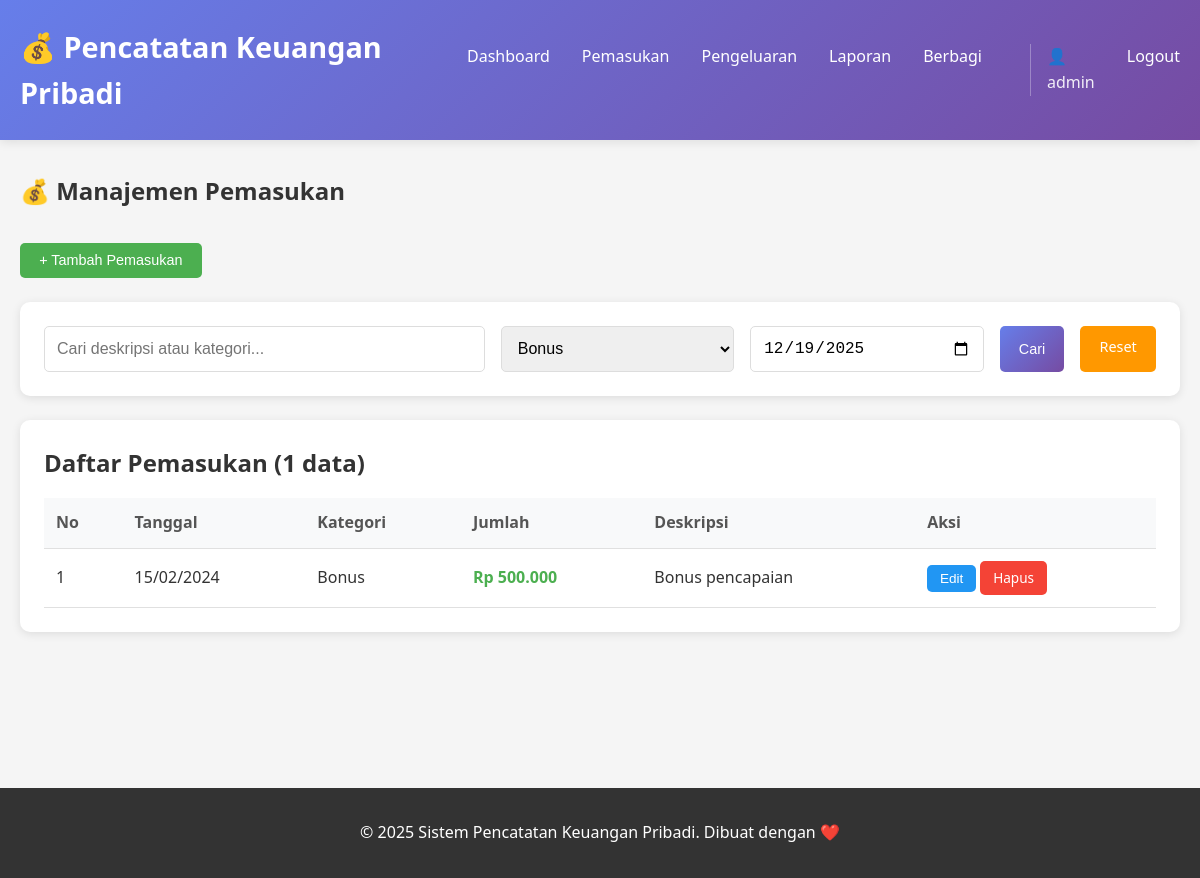
Page /pages/pemasukan.php?kategori_id=2 (signed in) on the committed database.
### tables this page shows
CREATE TABLE IF NOT EXISTS pemasukan (
    id INT AUTO_INCREMENT PRIMARY KEY,
    kategori_id INT NOT NULL,
    tanggal DATE NOT NULL,
    jumlah DECIMAL(15,2) NOT NULL,
    deskripsi TEXT,
    created_at TIMESTAMP DEFAULT CURRENT_TIMESTAMP,
    updated_at TIMESTAMP DEFAULT CURRENT_TIMESTAMP ON UPDATE CURRENT_TIMESTAMP,
    FOREIGN KEY (kategori_id) REFERENCES kategori_pemasukan(id) ON DELETE RESTRICT
);

CREATE TABLE IF NOT EXISTS kategori_pemasukan (
    id INT AUTO_INCREMENT PRIMARY KEY,
    nama_kategori VARCHAR(100) NOT NULL,
    deskripsi TEXT,
    created_at TIMESTAMP DEFAULT CURRENT_TIMESTAMP,
    updated_at TIMESTAMP DEFAULT CURRENT_TIMESTAMP ON UPDATE CURRENT_TIMESTAMP
);

### pages/pemasukan.php (the view, shortened to what this page needs)
<?php
require_once __DIR__ . '/../config/koneksi.php';
require_once __DIR__ . '/../includes/header.php';
$sql_kategori = "SELECT * FROM kategori_pemasukan ORDER BY nama_kategori";
$result_kategori = $conn->query($sql_kategori);
$limit = 10;
$page = isset($_GET['page']) ? (int)$_GET['page'] : 1;
$offset = ($page - 1) * $limit;
$search = isset($_GET['search']) ? $_GET['search'] : '';
$kategori_id = isset($_GET['kategori_id']) ? $_GET['kategori_id'] : '';
$tanggal_filter = isset($_GET['tanggal']) ? $_GET['tanggal'] : '';
$where_clause = "WHERE 1=1";
$params = [];
$types = "";
if ($kategori_id) {
    $where_clause .= " AND p.kategori_id = ?";
    $params[] = $kategori_id;
    $types .= "i";
}
$sql = "SELECT p.*, k.nama_kategori
        FROM pemasukan p
        LEFT JOIN kategori_pemasukan k ON p.kategori_id = k.id
        $where_clause
        ORDER BY p.tanggal DESC, p.id DESC
        LIMIT ? OFFSET ?";
$params[] = $limit;
$params[] = $offset;
$types .= "ii";
$stmt = $conn->prepare($sql);
if (!empty($params)) {
    $stmt->bind_param($types, ...$params);
}
$stmt->execute();
$result = $stmt->get_result();
$sql_count = "SELECT COUNT(*) as total FROM pemasukan p $where_clause";
$params_count = array_slice($params, 0, -2);
$types_count = substr($types, 0, -2);
$stmt_count = $conn->prepare($sql_count);
if (!empty($params_count)) {
    $stmt_count->bind_param($types_count, ...$params_count);
}
$stmt_count->execute();
$total_data = $stmt_count->get_result()->fetch_assoc()['total'];
?>
<div class="container">
    <h2 style="margin-bottom: 2rem;">💰 Manajemen Pemasukan</h2>
    <div style="margin-bottom: 1.5rem;">
        <button class="btn btn-success" onclick="showAddForm()">+ Tambah Pemasukan</button>
    </div>
    <div class="search-filter">
        <form method="GET" style="display: flex; gap: 1rem; width: 100%;">
            <input type="text" name="search" placeholder="Cari deskripsi atau kategori..." value="<?php echo htmlspecialchars($search); ?>" style="flex: 2;">
            <select name="kategori_id" style="flex: 1;">
                <?php
                $result_kategori->data_seek(0);
                while($kategori = $result_kategori->fetch_assoc()): ?>
                    <option value="<?php echo $kategori['id']; ?>" <?php echo $kategori_id == $kategori['id'] ? 'selected' : ''; ?>>
                        <?php echo htmlspecialchars($kategori['nama_kategori']); ?>
                    </option>
                <?php endwhile; ?>
            </select>
            <input type="date" name="tanggal" value="<?php echo htmlspecialchars($tanggal_filter); ?>" style="flex: 1;">
            <button type="submit" class="btn btn-primary">Cari</button>
            <a href="pemasukan.php" class="btn btn-warning">Reset</a>
        </form>
    </div>
    <div class="table-container">
        <div class="table-header">
            <h3 class="table-title">Daftar Pemasukan (<?php echo number_format($total_data); ?> data)</h3>
        </div>
        <table>
            <thead>
                <tr>
                    <th>No</th>
                    <th>Tanggal</th>
                    <th>Kategori</th>
                    <th>Jumlah</th>
                    <th>Deskripsi</th>
                    <th>Aksi</th>
                </tr>
            </thead>
            <tbody>
                <?php if ($result->num_rows > 0): ?>
                    <?php
                    $no = $offset + 1;
                    while($row = $result->fetch_assoc()):
                    ?>
                        <tr>
                            <td><?php echo $no++; ?></td>
                            <td><?php echo date('d/m/Y', strtotime($row['tanggal'])); ?></td>
                            <td><?php echo htmlspecialchars($row['nama_kategori']); ?></td>
                            <td style="color: #4CAF50; font-weight: bold;">
                                Rp <?php echo number_format($row['jumlah'], 0, ',', '.'); ?>
                            </td>
                            <td><?php echo htmlspecialchars($row['deskripsi']); ?></td>
                            <td>
                                <button class="btn btn-info btn-sm" onclick="editData(<?php echo htmlspecialchars(json_encode($row)); ?>)">Edit</button>
                                <a href="process_pemasukan.php?action=hapus&id=<?php echo $row['id']; ?>"
                                   class="btn btn-danger btn-sm"
                                   onclick="return confirmDelete('Apakah Anda yakin ingin menghapus pemasukan ini?')">Hapus</a>
                            </td>
                        </tr>
                    <?php endwhile; ?>
                <?php endif; ?>
            </tbody>
        </table>
    </div>
</div>
<?php
require_once __DIR__ . '/../includes/footer.php';
?>

### assets/css/style.css (style rules this page uses)
* { margin: 0; padding: 0; box-sizing: border-box; }
body { font-family: 'Segoe UI', Tahoma, Geneva, Verdana, sans-serif; line-height: 1.6; color: #333; background-color: #f5f5f5; }
.container { max-width: 1200px; margin: 0 auto; padding: 0 20px; }
.table-container { background: white; border-radius: 10px; padding: 1.5rem; box-shadow: 0 2px 10px rgba(0,0,0,0.1); }
.table-header { display: flex; justify-content: space-between; align-items: center; margin-bottom: 1rem; }
.table-title { font-size: 1.5rem; font-weight: bold; color: #333; }
table { width: 100%; border-collapse: collapse; margin-top: 1rem; }
table th, table td { padding: 0.75rem; text-align: left; border-bottom: 1px solid #e0e0e0; }
table th { background-color: #f8f9fa; font-weight: 600; color: #555; }
.btn { display: inline-block; padding: 0.6rem 1.2rem; border: none; border-radius: 5px; cursor: pointer; font-size: 0.9rem; font-weight: 500; text-decoration: none; transition: all 0.3s; }
.btn-primary { background: linear-gradient(135deg, #667eea 0%, #764ba2 100%); color: white; }
.btn-success { background: #4CAF50; color: white; }
.btn-danger { background: #f44336; color: white; }
.btn-warning { background: #ff9800; color: white; }
.btn-info { background: #2196F3; color: white; }
.btn-sm { padding: 0.4rem 0.8rem; font-size: 0.85rem; }
.search-filter { background: white; border-radius: 10px; padding: 1.5rem; margin-bottom: 1.5rem; display: flex; gap: 1rem; flex-wrap: wrap; box-shadow: 0 2px 10px rgba(0,0,0,0.1); }
.search-filter input, .search-filter select { flex: 1; min-width: 200px; padding: 0.75rem; border: 1px solid #ddd; border-radius: 5px; font-size: 1rem; }

### rows in the picture
pemasukan: tanggal "15/02/2024", kategori.nama_kategori "Bonus", jumlah "500.000", deskripsi "Bonus pencapaian"

### other values in the picture
$_SESSION['username'] "admin"
$total_data "1"
form field kategori_id "Bonus"
